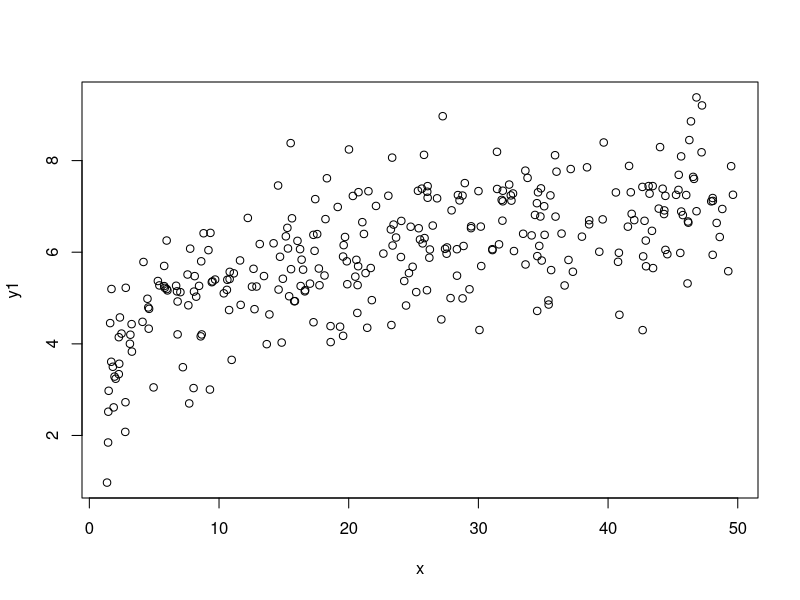
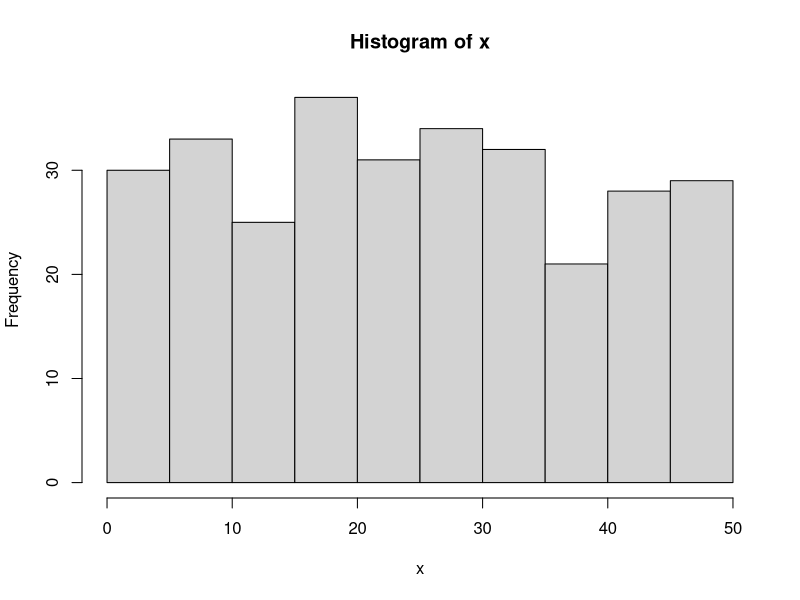
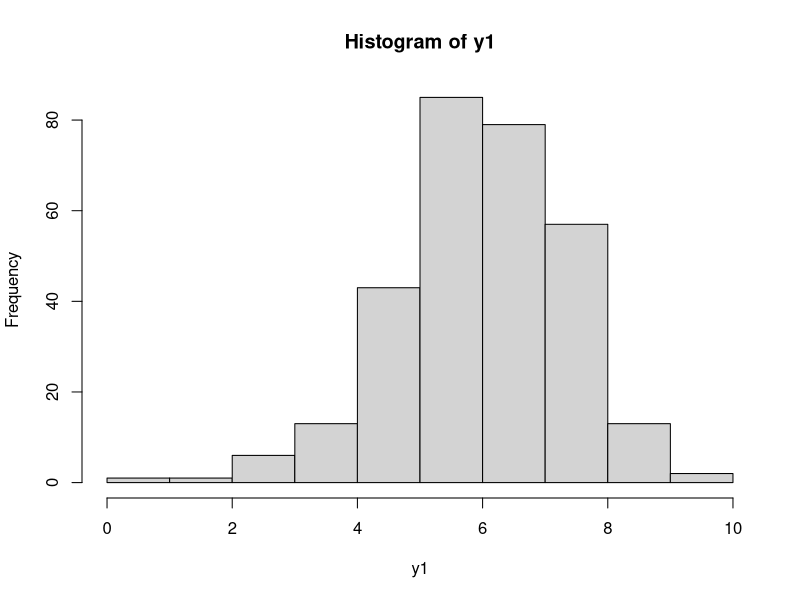
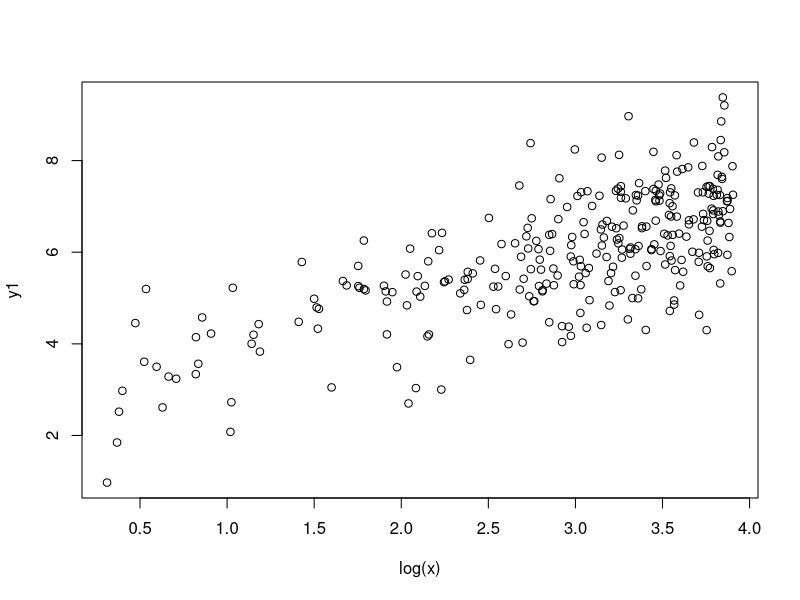
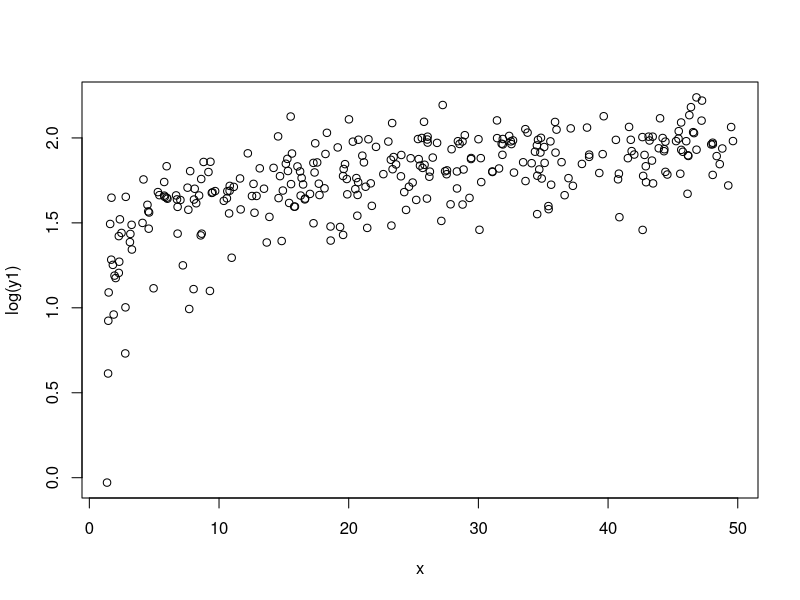
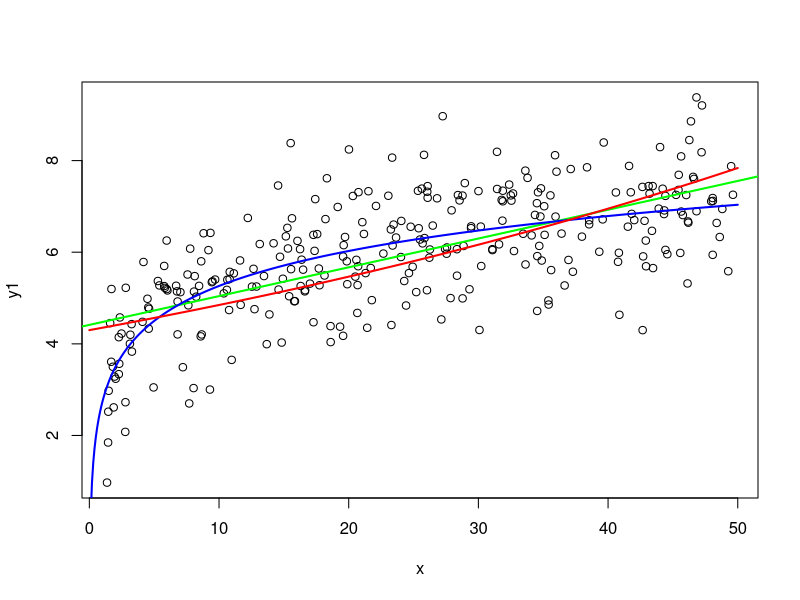
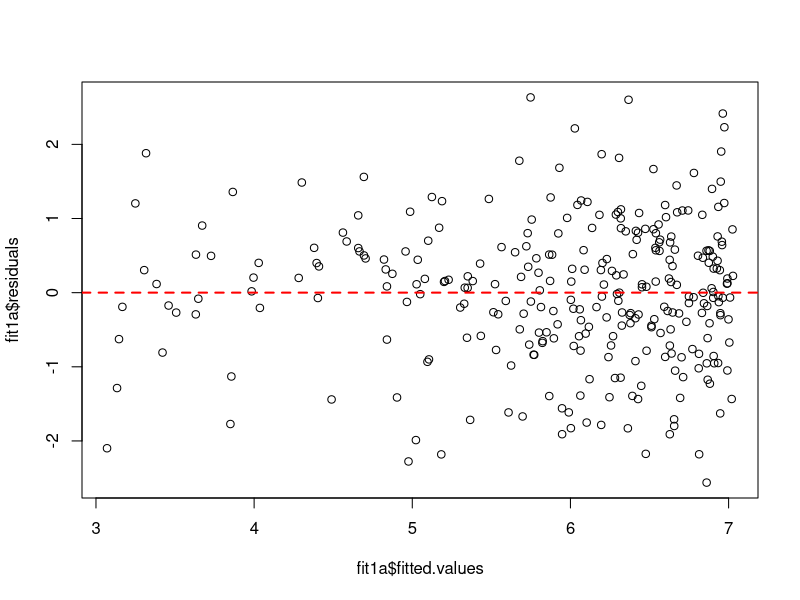
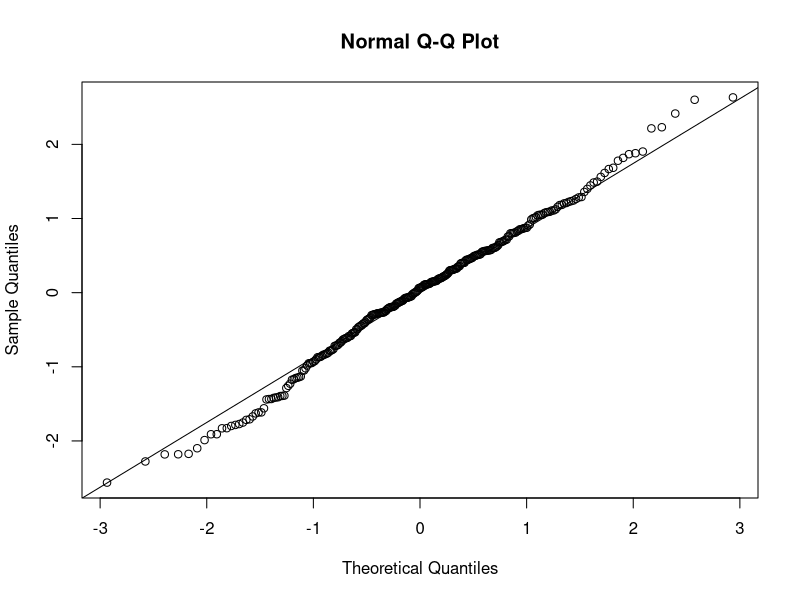

The R script that drew these images, in order: (Note: this script raises an error after producing the figures.)
setwd("~/Desktop/Harvard/Teaching/Stat 139/R Code and Data/")


# Problem 1
data = read.csv("varieties.csv")
attach(data)

# For y1
plot(x,y1)
hist(x)
hist(y1)
plot(log(x), y1)
fit1 = lm(y1~x,data)
fit1a = lm(y1~log(x), data)

plot(x, log(y1))
fit1b = lm(log(y1)~x, data)

xaxis = seq(0,50,0.1)
line1a = (fit1a$coefficients[1] + fit1a$coefficients[2] * log(xaxis))
line1b = exp(fit1b$coefficients[1] + fit1b$coefficients[2] * xaxis)
plot(x,y1)
abline(fit1, col="green", lwd=2)
lines(xaxis, line1a, col="blue", lwd=2)
lines(xaxis, line1b, col="red", lwd=2)

# The blue line is best, so we'll use model fit1a
plot(fit1a$fitted.values, fit1a$residuals)
abline(h=0, lty=2, col="red", lwd=2)

qqnorm(fit1a$residuals)
qqline(fit1a$residuals)

# For y2
plot(x,y2)
fit2 = lm(y2~x, data)
fit2a = lm((1/y2)~x, data)
xnew = 1/x
fit2b = lm(y2~xnew, data)

xaxis = seq(0,50,0.1)
line2a = 1/(fit2a$coefficients[1] + fit2a$coefficients[2] * xaxis)
line2b = fit2b$coefficients[1] + fit2b$coefficients[2] * (1/xaxis)
plot(x,y2)
abline(fit2, col="green", lwd=2)
lines(xaxis, line2a, col="blue", lwd=2)
lines(xaxis, line2b, col="red", lwd=2)

# Red line is best so we'll use fit2b
plot(fit2b$fitted.values, fit2b$residuals)
abline(h=0, lwd=2, lty=2, col="red")

# For y3
plot(x, y3)
fit3 = lm(y3~x, data)
fit3a = lm(sqrt(y3)~x, data)
fit3b = lm(y3~sqrt(x),data)

xaxis = seq(0,50,0.1)
line3a = (fit3a$coefficients[1] + fit3a$coefficients[2]*xaxis)^2
line3b = fit3a$coefficients[1] + fit3a$coefficients[2]*(xaxis^2)

abline(fit3, col="green", lwd=2)
lines(xaxis, line3a, col="blue", lwd=2)
lines(xaxis, line3b, col="red", lwd=2)

# blue line is best so we'll use fit3a
plot(fit3a$fitted.values, fit3a$residuals)
abline(h=0, col="red", lwd=2, lty=2)

qqnorm(fit3a$residuals)
qqline(fit3a$residuals)

# Problem 2
data = read.csv("height.csv")
data = data[,-c(1)] # just getting rid of the annoying X column
attach(data)

# First we should check out whether there's any relationships here
plot(data)
# Based on these plots, what do you expect to find?

# Now let's assess the assumptions
# First we should check whether the outcome is normal
hist(child_height)

# Now we should check whether the predictors are normal
hist(dad_height)
hist(mom_height)
par(mfrow=c(1,2))
hist(child_height[female==0])
hist(child_height[female==1])
par(mfrow=c(1,1))

# Check for outliers
boxplot(mom_height) # should we remove these outliers?
max(mom_height)
c(floor(max(mom_height)/12), max(mom_height)%%12)
boxplot(dad_height) # what about this one?
min(dad_height)
c(floor(min(dad_height)/12), min(dad_height)%%12)
boxplot(child_height~female)
min(child_height[female==0])

# A dad who is 4 foot 1 inch is probably not generalizable - let's remove him
outlier_index = which(dad_height == min(dad_height))
data = data[-c(outlier_index),]
attach(data)

# And check the linear relationship assumption (though we kind of already did)
plot(child_height~mom_height)
plot(child_height~dad_height)
plot(child_height~female) #does this make sense?

# Now lets go ahead and run the regression
model = lm(child_height~., data)
summary(model)

# Create the residual plots
plot(model$residuals~model$fitted.values)
abline(h=0, col="red", lwd=2)

qqnorm(model$residuals)

# Predict height for a female with 5'0 mom and 6'0 dad
newdata = data.frame(mom_height=60, dad_height=72, female=1)
predict(model, newdata, interval=c("confidence"))
predict(model, newdata, interval=c("prediction"))


# Problem 3
# Let's first make up an outcome variable we're interested in
n = 100
age = rnorm(n,mean=20, sd=1)
gpa = rnorm(n, mean = 3.2, sd = .25) + .1*age

# Now let's make up predictor variables that have NOTHING to do with GPA
cash_in_pocket = rnegbin(n, mu=20, theta=1/2)
cowboys_fan = c(rep(1,30), rep(0, 70))
fav_number = floor(runif(n,0,100))
phone_charge = round(runif(n,0,1),2)

fakedata = data.frame(gpa,age,cash_in_pocket,cowboys_fan,fav_number, phone_charge)
attach(fakedata)
head(fakedata)
# Run with just one predictorr
model1 = lm(gpa~age, data=fakedata)
summary(model1)

# Two predictors
model2 = lm(gpa~age+cash_in_pocket, data=fakedata)
summary(model2)

# All predictors
fakemodel = lm(gpa~., data=fakedata)
summary(fakemodel)

# Notice that the R^2 goes up every time. Adjusted R^2 is better.


### APPENDIX ###
# This is how the VARIETIES.CSV dataset was created
n = 300
x = runif(n,1,50)
y1 = 3 + log(x) + rnorm(n)
plot(x,y1)

y2 = 3 + 13/x + rnorm(n)
plot(x, y2)

y3 = 5 + 2*x^2 + rnorm(n,0,200)
plot(x, y3)

y4 = x + rnorm(n)
plot(x, y4)

y5 = 7 + 20/x + rnorm(n)
plot(x,y5)

data <- data.frame(x,y1,y2,y3,y4,y5)
write.csv(data, "varieties.csv")

# This is how the HEIGHT.CSV dataset was created
n = 166
mom_height = rnorm(n, mean=64, sd=3)
dad_height = rnorm(n, mean=70, sd=5)
female = c(rep(1,83), rep(0,83))
child_height = 17 + 0.3*mom_height + 0.5*dad_height - 5*female + rnorm(166, sd=1)

height_data = data.frame(child_height,mom_height,dad_height,female)
write.csv(height_data, "height.csv")





